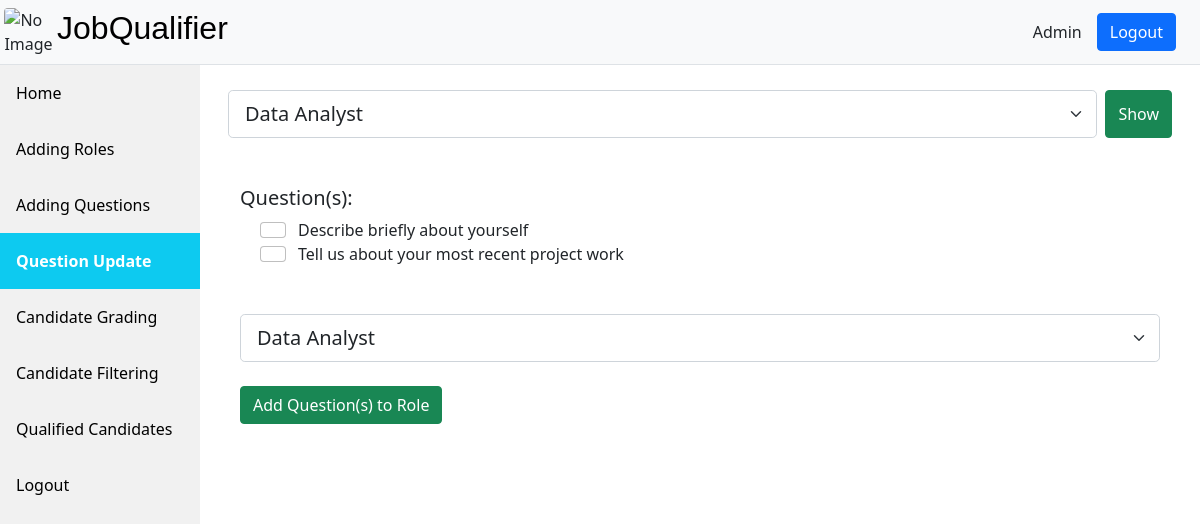
The page /admin/rolequestions.php?roles=R00001 (signed in) on the database its author committed.
### tables this page shows
CREATE TABLE `question` (
  `questionid` varchar(15) NOT NULL,
  `question` varchar(150) NOT NULL,
  `role_id` varchar(15) NOT NULL
);

### admin/rolequestions.php (the view, shortened to what this page needs)
<?php
    $conn = mysqli_connect("localhost","root","","jobqualifier");
    $roles = 'SELECT * FROM `roles` WHERE last_date>sysdate()';
    $result = mysqli_query($conn,$roles);
    $jsroles = array();
    $jsnames = array();
    if($result->num_rows>0)
    {
        $i = 0;
        while($row=$result->fetch_assoc())
        {
            $jsroles[$i] = $row['roleid'];
            $jsnames[$i] = $row['Name'];
            $i++;
        }
    }
?>
<!DOCTYPE html>
<html lang="en">
    <head>
        <link href="https://cdn.jsdelivr.net/npm/bootstrap@5.1.3/dist/css/bootstrap.min.css" rel="stylesheet">
        <link rel="stylesheet" href="../assets/index.css">
        <link rel="stylesheet" href="../assets/sidebar.css">
    </head>
    <body>
        <header class="d-flex flex-wrap justify-content-left py-2 border-bottom bg-light">
            <div class="d-flex align-items-center  me-md-auto">
                <img src="../assets/images/logo.webp" alt="No Image" id="logo" style="margin-left: 2%;" class="rounded">
                <h5 class="fs-2 companytitle" style="margin-left: 2%;">JobQualifier</h5>
            </div>
            <ul class="nav nav-pills align-items-center" style="margin-right:2%">
                <li class="nav-item" style="margin-right:15px;">
                    Admin
                </li>
                <li class="nav-item">
                    <a href="../logout.php">
                        <input type="button" value="Logout"  class="btn btn-primary">
                    </a>
                </li>
            </ul>
        </header>
        <div class="sidebar">
            <a href="../home.php">Home</a>
            <a href="roles.php">Adding Roles</a>
            <a href="questions.php">Adding Questions</a>
            <a class="active" href="rolequestions.php">Question Update</a>
            <a href="candidatelist.php">Candidate Grading</a>
            <a href="candidatefilter.php">Candidate Filtering</a>
            <a href="candidatefinal.php">Qualified Candidates</a>
            <a href="../logout.php">Logout</a>
        </div>
        <div class="content">
            <div class="container"><br>
            <form action="rolequestions.php" method="get" class="d-flex">
                <select name="roles" id="role" class="form-select form-select-lg" onchange="this.form.submit()">
                <?php
                    $j = 0;
                    while($j<$i){
                        if(array_key_exists("roles",$_GET)){
                            if($_GET['roles']==$jsroles[$j]){
                                echo '<option value="'.$jsroles[$j].'" selected>'.$jsnames[$j].'</option>';
                            }
                            else{
                                echo '<option value="'.$jsroles[$j].'">'.$jsnames[$j].'</option>';
                            }
                        }
                        else{
                            echo '<option value="'.$jsroles[$j].'">'.$jsnames[$j].'</option>';
                        }
                        $j = $j+1;
                    }
                ?>
            </select>&nbsp;&nbsp;
                <button type="submit" class="btn btn-success">Show</button>
            </form>
            <?php
                if(array_key_exists("roles",$_GET)){
                    $roleid = $_GET['roles'];
                    $questions = mysqli_query($conn,"SELECT * FROM QUESTION WHERE ROLE_ID='$roleid';");
                }
                else{
                    $questions = mysqli_query($conn,"SELECT * FROM QUES; ");
                }
            ?>
            <br><br>
            <form method="post">
                <div class="container">
                    <div class="row">
                        <h5>Question(s):</h5>
                    </div>
                    <div class="row" style="margin-left: 20px;">
                    <?php
                    while($row = mysqli_fetch_assoc($questions)){
                        echo "<br>";
                        echo "<div class='row' style='display:flex; flex-wrap: nowrap;'>";
                        echo "<input type='checkbox' name='".$row['questionid']."' id='".$row['questionid']."' value='".$row['questionid']."' class='form-check-input'/>";
                        echo "<label for='".$row['questionid']."'>".$row["question"]."</label>";
                        echo "<br>";
                        echo "</div>";
                    }
                    ?>
                    </div>
                </div>
                <br><br>
                <div class="container">
                    <div class="row" style="flex-direction:column;">
                        <div class="col">
                            <select name="selectedrole" id="selectedrole" class="form-select form-select-lg">
                                <?php
                                    $j = 0;
                                    while($j<$i){
                                        if(array_key_exists("roles",$_GET)){
                                            if($_GET['roles']==$jsroles[$j]){
                                                echo '<option value="'.$jsroles[$j].'" selected>'.$jsnames[$j].'</option>';
                                            }
                                            else{
                                                echo '<option value="'.$jsroles[$j].'">'.$jsnames[$j].'</option>';
                                            }
                                        }
                                        else{
                                            echo '<option value="'.$jsroles[$j].'">'.$jsnames[$j].'</option>';
                                        }
                                        $j = $j+1;
                                    }
                                ?>
                            </select>&nbsp;&nbsp;
                        </div>
                        <div class="col-lg">
                                <button type="submit" class="btn btn-success">Add Question(s) to Role</button>
                        </div>
                    </div>
                </div>
            </form>

### assets/index.css (style rules this page uses)
#logo { max-width: 50px; max-height: 50px; margin-left: 10%; }
.companytitle { font-family: 'Gill Sans', 'Gill Sans MT', Calibri, 'Trebuchet MS', sans-serif; color: black; }
header { overflow: auto; position:sticky; top:0; }

### assets/sidebar.css (style rules this page uses)
body { height: 100%; }
.sidebar { margin: 0; padding: 0; width: 200px; background-color: #f1f1f1; position: fixed; height: 100%; overflow: auto; }
.sidebar a { display: block; color: black; padding: 16px; text-decoration: none; }
.sidebar a.active { background-color: #0dcaf0 !important; color: white; font-weight: bold; }
div.content { margin-left: 200px; padding: 1px 16px; height: 100%; }

### rows shown on the page
question: question "Describe briefly about yourself"
question: question "Tell us about your most recent project work"

### other values the page prints
form field roles "Data Analyst"
form field selectedrole "Data Analyst"
